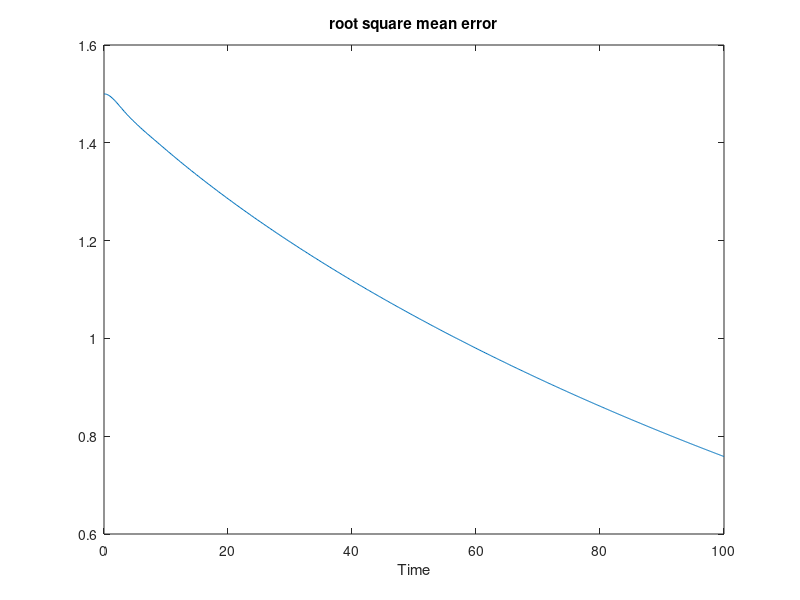
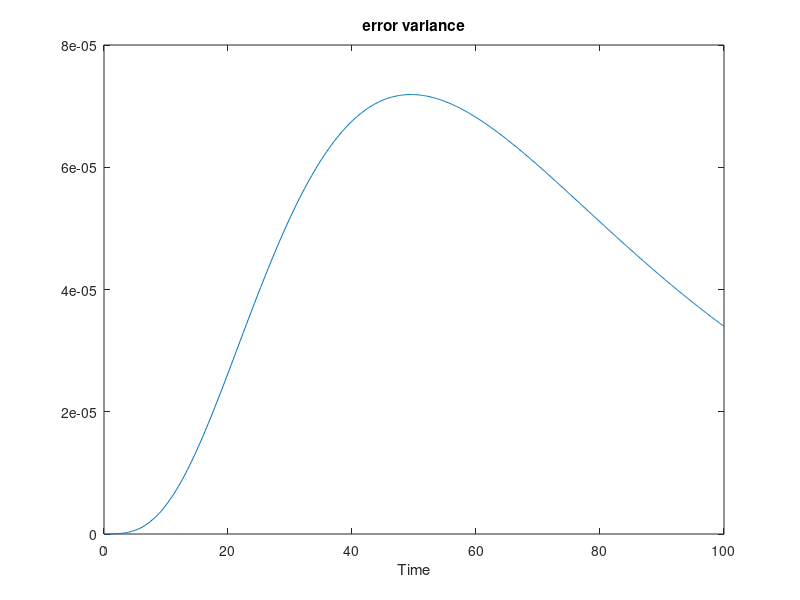

Here is the MATLAB script that generated these plots, in order:
load('high-damping.mat');

T = D1(:,1);
Ref = D1(:,8);
DataLen = size(T);

D1Error1 = D1(:,2) - D1(:,8);
D1Error2 = D1(:,3) - D1(:,8);
D1Error3 = D1(:,4) - D1(:,8);
D1Error4 = D1(:,5) - D1(:,8);
D1Error5 = D1(:,6) - D1(:,8);
D1Error6 = D1(:,7) - D1(:,8);

D2Error1 = D2(:,2) - D2(:,8);
D2Error2 = D2(:,3) - D2(:,8);
D2Error3 = D2(:,4) - D2(:,8);
D2Error4 = D2(:,5) - D2(:,8);
D2Error5 = D2(:,6) - D2(:,8);
D2Error6 = D2(:,7) - D2(:,8);

D3Error1 = D3(:,2) - D3(:,8);
D3Error2 = D3(:,3) - D3(:,8);
D3Error3 = D3(:,4) - D3(:,8);
D3Error4 = D3(:,5) - D3(:,8);
D3Error5 = D3(:,6) - D3(:,8);
D3Error6 = D3(:,7) - D3(:,8);

D1errorVar = [];
D1errorMean = [];
D2errorVar = [];
D2errorMean = [];
D3errorVar = [];
D3errorMean = [];

errorMean = [];
errorVar = []


for i=1:1:DataLen
    
    e_1 = [D1Error1(i) D2Error1(i) D3Error1(i)];
    e_2 = [D1Error2(i) D2Error2(i) D3Error2(i)];
    e_3 = [D1Error3(i) D2Error3(i) D3Error3(i)];
    e_4 = [D1Error4(i) D2Error4(i) D3Error4(i)];
    e_5 = [D1Error5(i) D2Error5(i) D3Error5(i)];
    e_6 = [D1Error6(i) D2Error6(i) D3Error6(i)];
    
    ee = [e_1;e_2;e_3;e_4;e_5;e_6];
    ee = abs(ee);
    
    errorMean = [errorMean; mean(mean(ee))];
    errorVar = [errorVar; var(var(ee))];
end

figure;
plot(T, errorMean);
title('root square mean error');
xlabel('Time');

figure;
plot(T, errorVar);
xlabel('Time');
title('error variance');